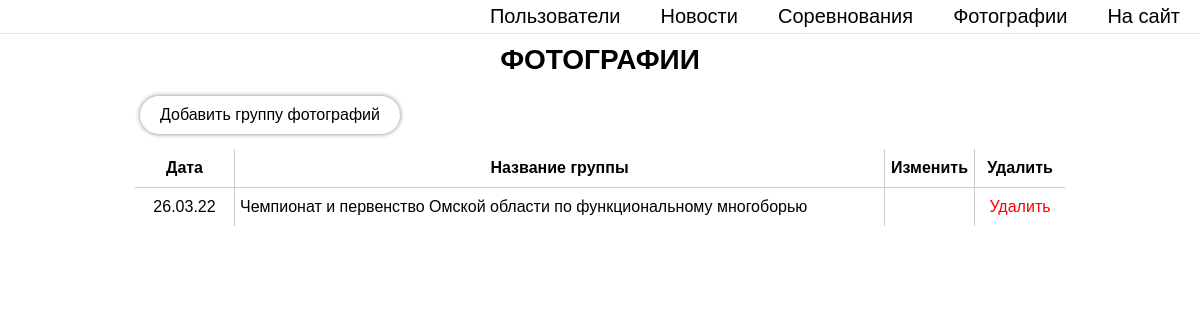
The app's page /adm_fotos.php (signed in) with its own data.
### tables this page shows
CREATE TABLE IF NOT EXISTS `fotos` (
  `id` int(11) NOT NULL AUTO_INCREMENT,
  `title` varchar(255) NOT NULL,
  `cover` varchar(255) NOT NULL,
  `link` varchar(255) NOT NULL,
  `day` varchar(255) NOT NULL,
  `month` varchar(255) NOT NULL,
  `year` varchar(255) NOT NULL,
  PRIMARY KEY (`id`)
);

### adm_fotos.php (the view, shortened to what this page needs)
<?
require_once("./include/db.php");
if( $_SESSION['id'] == "" ) {
    header("Location: ./registration.php");
} else {
    $user_id = $_SESSION['id'];
    $user_query = mysqli_query($connection, "SELECT * FROM `users` WHERE `id` = '$user_id'");
    $user = mysqli_fetch_array($user_query);
    if( $user['status'] != 10 ) {
        header("Location: ./user.php");
    } else {
        $fotos_query = mysqli_query($connection, "SELECT * FROM `fotos`");
    }
}
?>
<!DOCTYPE html>
<html lang="ru">
<head>
    <link rel="stylesheet" href="css/admin_style.min.css">
</head>
<body>
    <? require_once("./include/adm_header.php"); ?>
    <div class="content_wrapper">
        <h1 class="content_title">Фотографии</h1>
        <div class="user block">
            <div class="content_button">
                <a href="./adm_fotos_add.php">Добавить группу фотографий</a>
            </div>
            <div class="content_table">
                <div class="row">
                    <div class="date main-cell">Дата </div>
                    <div class="title main-cell">Название группы</div>
                    <div class="edit main-cell">Изменить</div>
                    <div class="delete main-cell">Удалить</div>
                </div>
                <?
                    while( $foto = mysqli_fetch_array($fotos_query) ) {
                        ?>
                        <div class="row">
                            <div class="date cell cell-center"><? echo $foto['day'] . '.' . $foto['month'] . '.' . $foto['year']; ?></div>
                            <div class="title cell"><a href="<? echo $foto['link']; ?>"><? echo $foto['title']; ?></a></div>
                            <div class="edit cell cell-center"></div>
                            <div class="delete cell cell-center"><a href="./scripts/delete_fotos.php?id=<? echo $foto['id']; ?>">Удалить</a></div>
                        </div>
                        <?
                    }
                ?>
            </div>
        </div>
    </div>
</body>
</html>

### records on screen
fotos: day "26", month "03", year "22", title "Чемпионат и первенство Омской области по функциональному многоборью"
